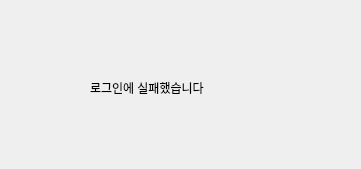
<?xml version="1.0" encoding="UTF-8"?>
<ui version="4.0">
 <class>Dialog</class>
 <widget class="QDialog" name="Dialog">
  <property name="geometry">
   <rect>
    <x>0</x>
    <y>0</y>
    <width>361</width>
    <height>169</height>
   </rect>
  </property>
  <property name="windowTitle">
   <string>Dialog</string>
  </property>
  <widget class="QLabel" name="label">
   <property name="geometry">
    <rect>
     <x>90</x>
     <y>80</y>
     <width>181</width>
     <height>16</height>
    </rect>
   </property>
   <property name="text">
    <string>로그인에 실패했습니다</string>
   </property>
  </widget>
 </widget>
 <resources/>
 <connections/>
</ui>
